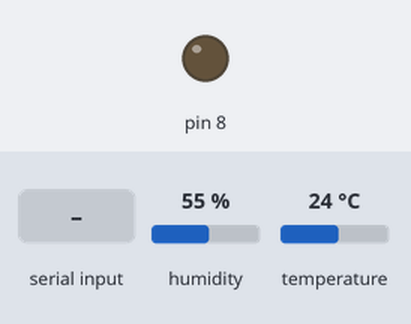
Bench run of a sketch on a simulated Arduino Uno, built with avr-gcc and run on an emulated ATmega328P. Shown: output pins drawn as LEDs (lit = HIGH). The inputs (shaded band) are chosen by the test bench; at power-on: humidity 55 %, temperature 24 °C.

Above: at 1.2 s.
1.3 s: "high\n" received over Serial
At 1.9 s:
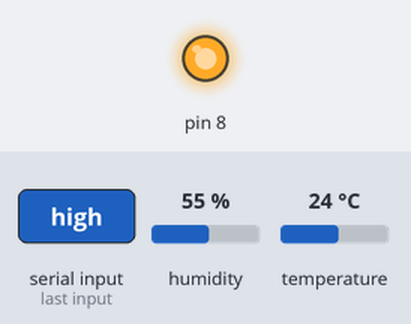
2.8 s: "low\n" received over Serial
At 4.2 s:
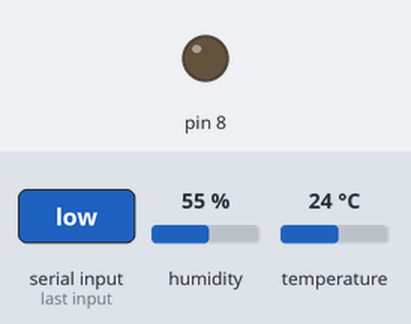
Timing chart, 0 to 5.8 s (numbered marks = the images above; inputs shaded):
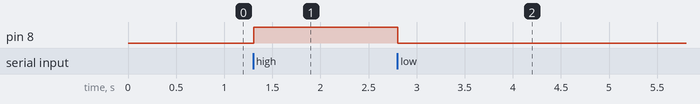

Measured:
- after the input at 1.3 s, pin 8: LOW → HIGH at once
- after the input at 2.8 s, pin 8: HIGH → LOW at once

The sketch:

arduino.ino
```cpp
// include dht library and instaniate a dht object
#include "DHT.h";
DHT dht(6, DHT11);

String reading = "";
void setup() {
  pinMode(8, OUTPUT);

  Serial.begin(9600);
  dht.begin();
}

void loop() {
  // read temperature and save it in t
  float t = dht.readTemperature();
  // read from the esp8266
  if(Serial.available() != 0) {
    reading = Serial.readStringUntil('\n');
    // if esp sends high turn the relay on
    if(reading == "high") {
      digitalWrite(8, HIGH);
      delay(100);
    // if esp sends low turn the relay off
    }else if(reading == "low") {
      digitalWrite(8, LOW);
      delay(100);
    // if esp sends temp send the most recent temp reading
    }else if (reading == "temp") {
      // check if the temp failed and send error message to esp
      if (isnan(t)) {
      Serial.println("Failed to read temperature");
      }else {
      // send the temperature to esp
        Serial.println("");
        Serial.println("the temperature is: "+ String(t) + " C");
      }
    }
    else {
      // write whatever esp sends to the serial monitor
      Serial.println(reading);
    }
  }
}
```
